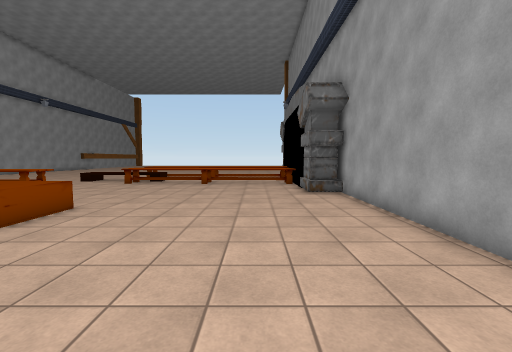
view 1 (above)

22 first-person views from a walk through a 3-D level made in the Unity game engine. The camera is 1.5 m above the floor, tilts 4° down and sees 90° across. The floor is counted in squares, 1 m on a side. Each view is taken from the middle of a square. On the plan, view 1 faces up. The plan holds only what a view shows up to about 13 squares ahead; the rest is blank. The place goes on beyond the plan. The player character is not drawn. Some animated figures are not drawn. Some surface patterns are stand-ins.

view 2
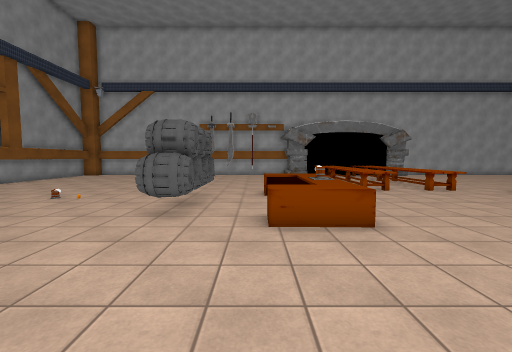

view 3
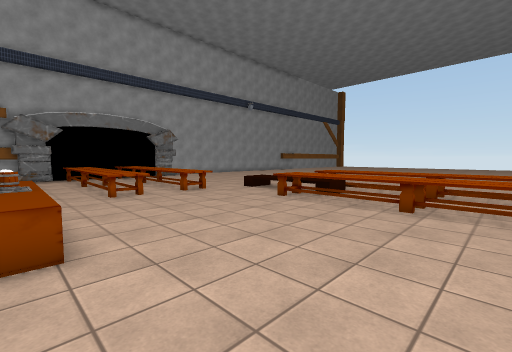

view 4
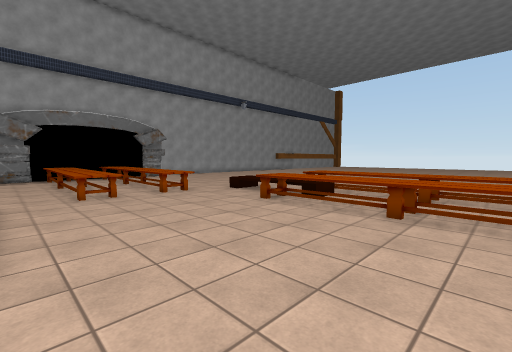

view 5
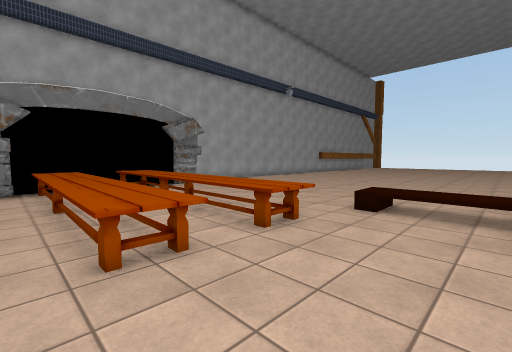

view 6
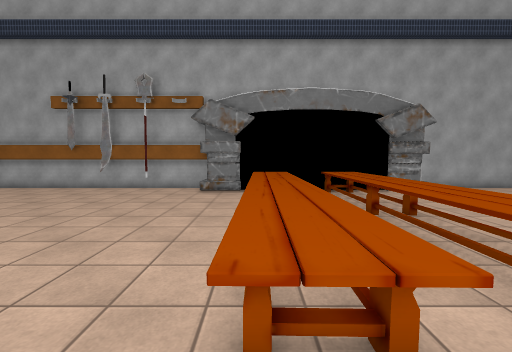

view 7
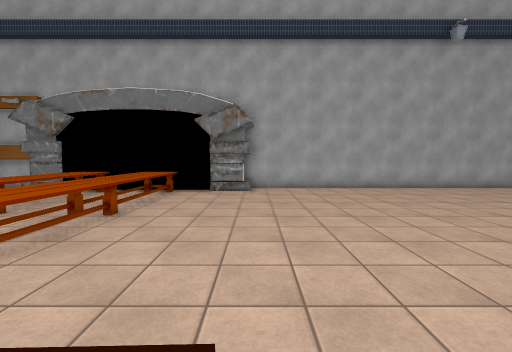

view 8
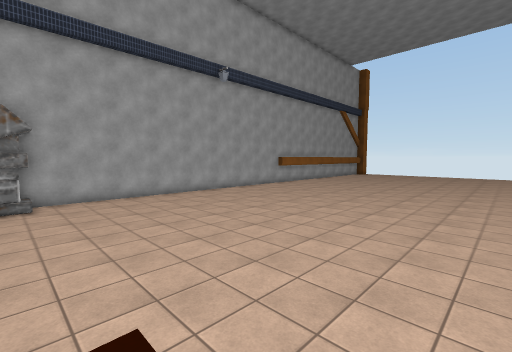

view 9
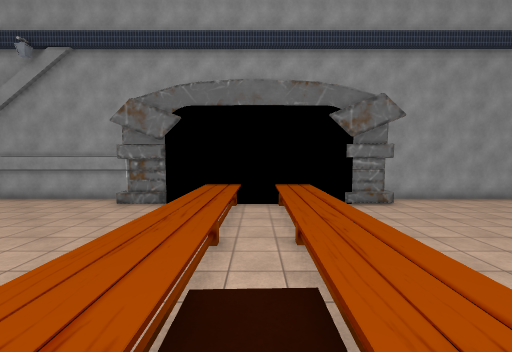

view 10
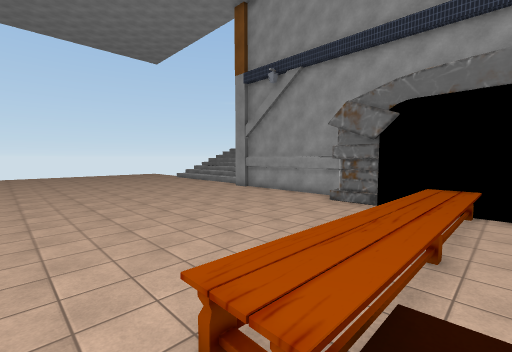

view 11
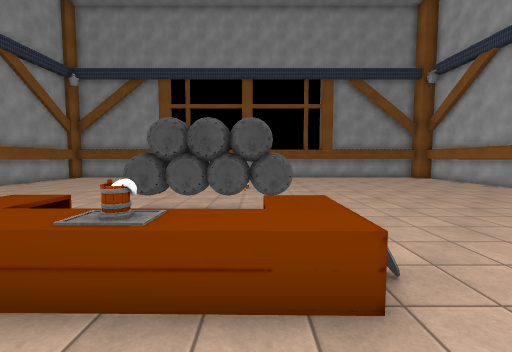

view 12
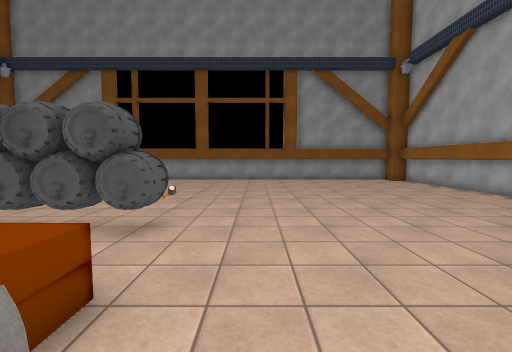

view 13
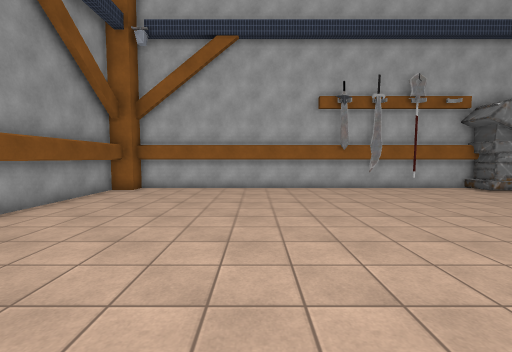

view 14
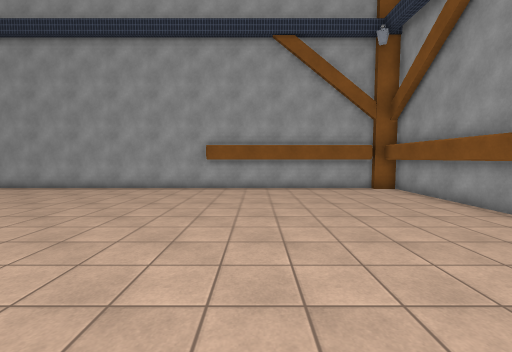

view 15
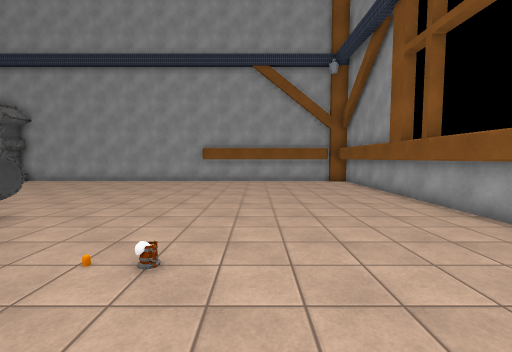

view 16
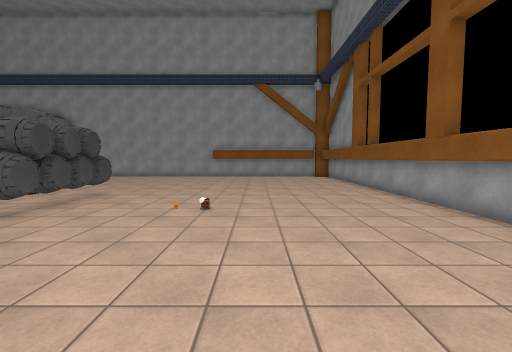

view 17
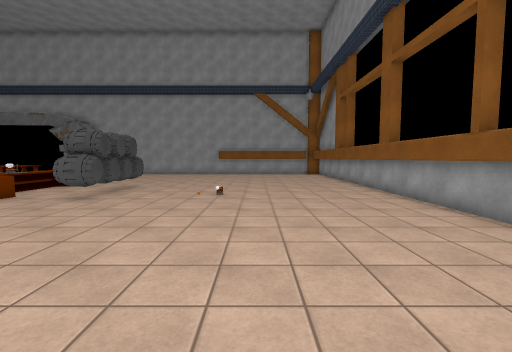

view 18
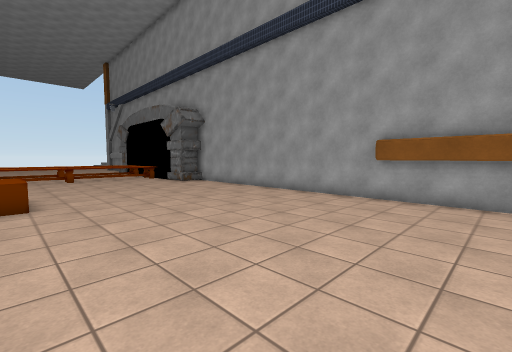

view 19
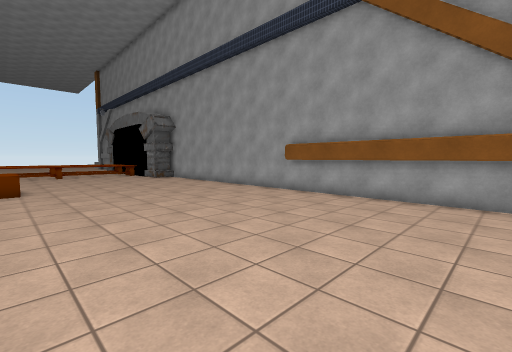

view 20
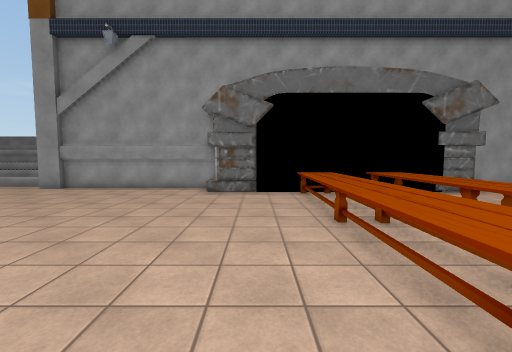

view 21
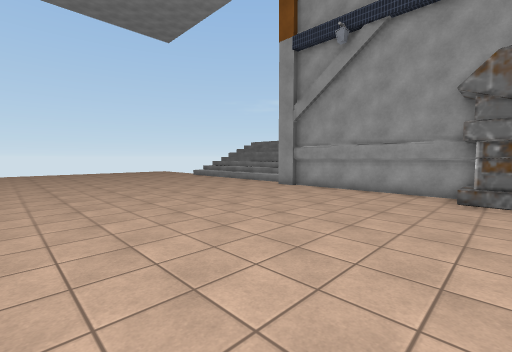

view 22
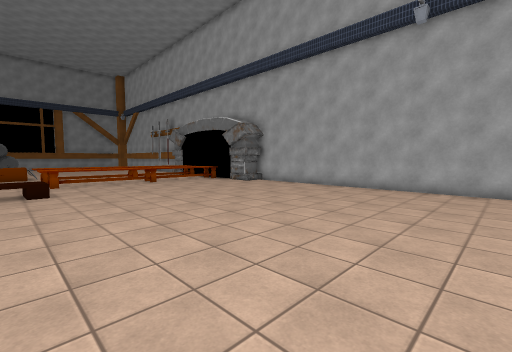

### Floor plan
Key: @ floor where view 1 was taken; # wall or solid block; . main floor; : floor 0.5 m higher than the main floor; + floor 1 m higher than the main floor; / step, stairs or slope; = window, fence, low wall or low ledge; ^ raised ledge; M mug; S sword; O other object.
Columns run from 23 left of view 1 to 4 right of it. Each row starts with its distance up from view 1.
 30 #..........................#
 29 #..........................#
 28 #..........................#
 27 #..........................#
 26 #..........................#
 25 #..........................#
 24 #..........................#
 23 #........................###
 22 #........................###
 21 #........................###
 20 #........................#
 19 #...............+++++^^^^#
 18 ##........../////==+=^^^^^
 17 ##..........:::::/.......
 16  #..............+^^^^^^^^#
 15  #..............+^^^^^^^^^
 14  #^^^^^^^^^^...........  #
 13  #^^^^^^^^^^.............#
 12  #.......................###
 11  #^^^^^^^^^^.............###
 10  #^^^^^^^^^^...............#
  9  #.........................#
  8 ##..........OOO............#
  7 #...........OOMMOO.........#
  6 #...........OO...O.........#
  5 #...........O....O.........#
  4 ##.........................#
  3 #S..........OOOOOO.........#
  2 #...........OOOOOO.........#
  1 #..........................#
  0 #......................@...#
 -1 #.........................##
 -2 #.............O...........##
 -3 #.........................##
 -4 #.........................##
 -5 #.........................##
 -6 #.........................##
 -7 #.........................##
 -8 #.........................##
 -9 ############################

Positions as (right, up) in squares from view 1, and headings:
1: (0, 0), facing up
2: (0, 5), facing left
3: (-1, 7), facing up-left
4: (-1, 8), facing up-left
5: (-8, 9), facing up-left
6: (-10, 10), facing left
7: (-10, 18), facing left
8: (-9, 17), facing up-left
9: (-9, 17), facing right
10: (-9, 17), facing up-right
11: (-10, 10), facing down
12: (-13, 8), facing down
13: (-10, -3), facing left
14: (-9, -3), facing right
15: (-13, -4), facing right
16: (-17, -4), facing right
17: (-20, -4), facing right
18: (-6, -4), facing up-right
19: (-6, -8), facing up-right
20: (-9, 21), facing right
21: (-8, 22), facing up-right
22: (-10, 30), facing down-left
